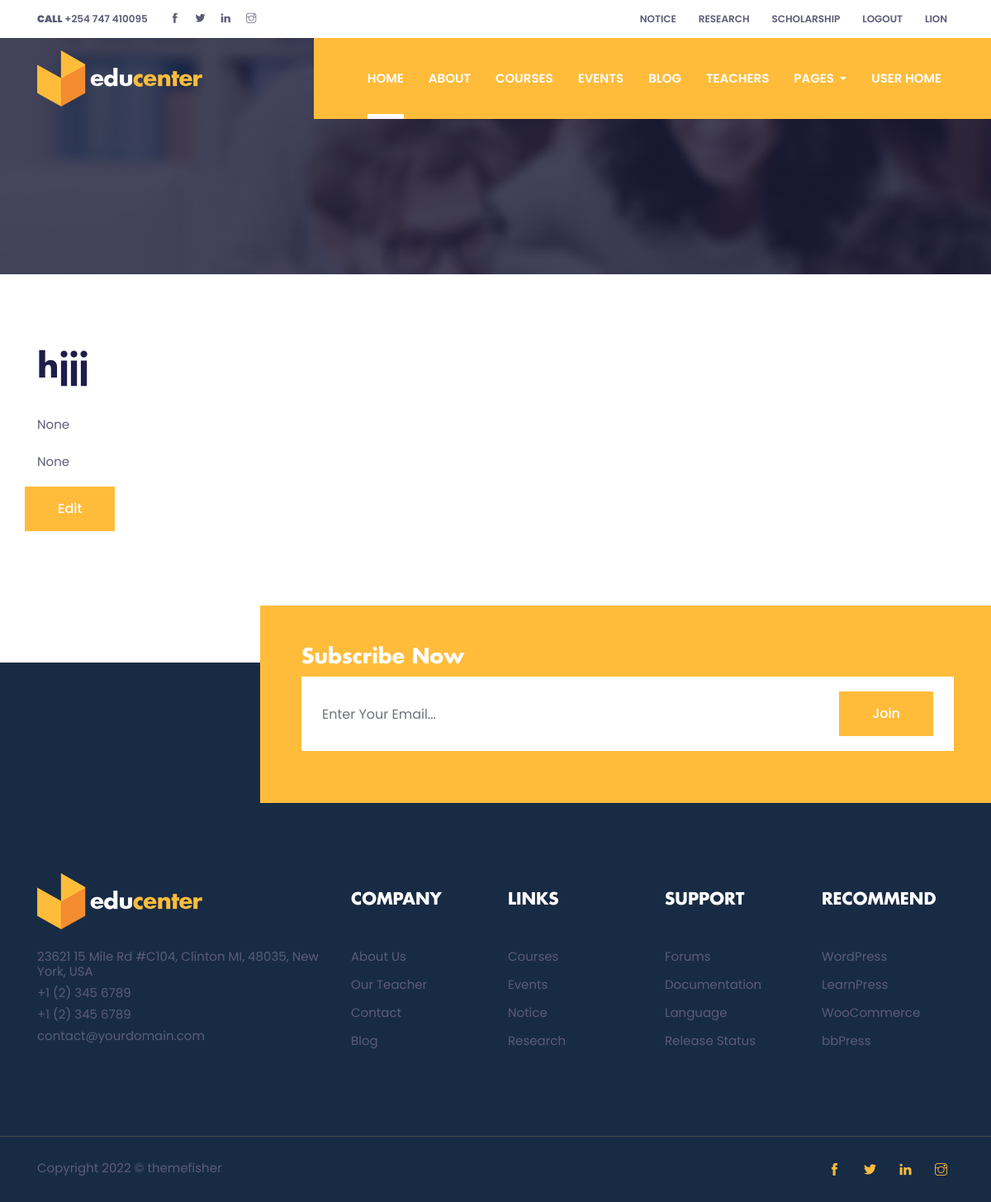
The app's page /educenter/be/interest/1/ (signed in), older data.
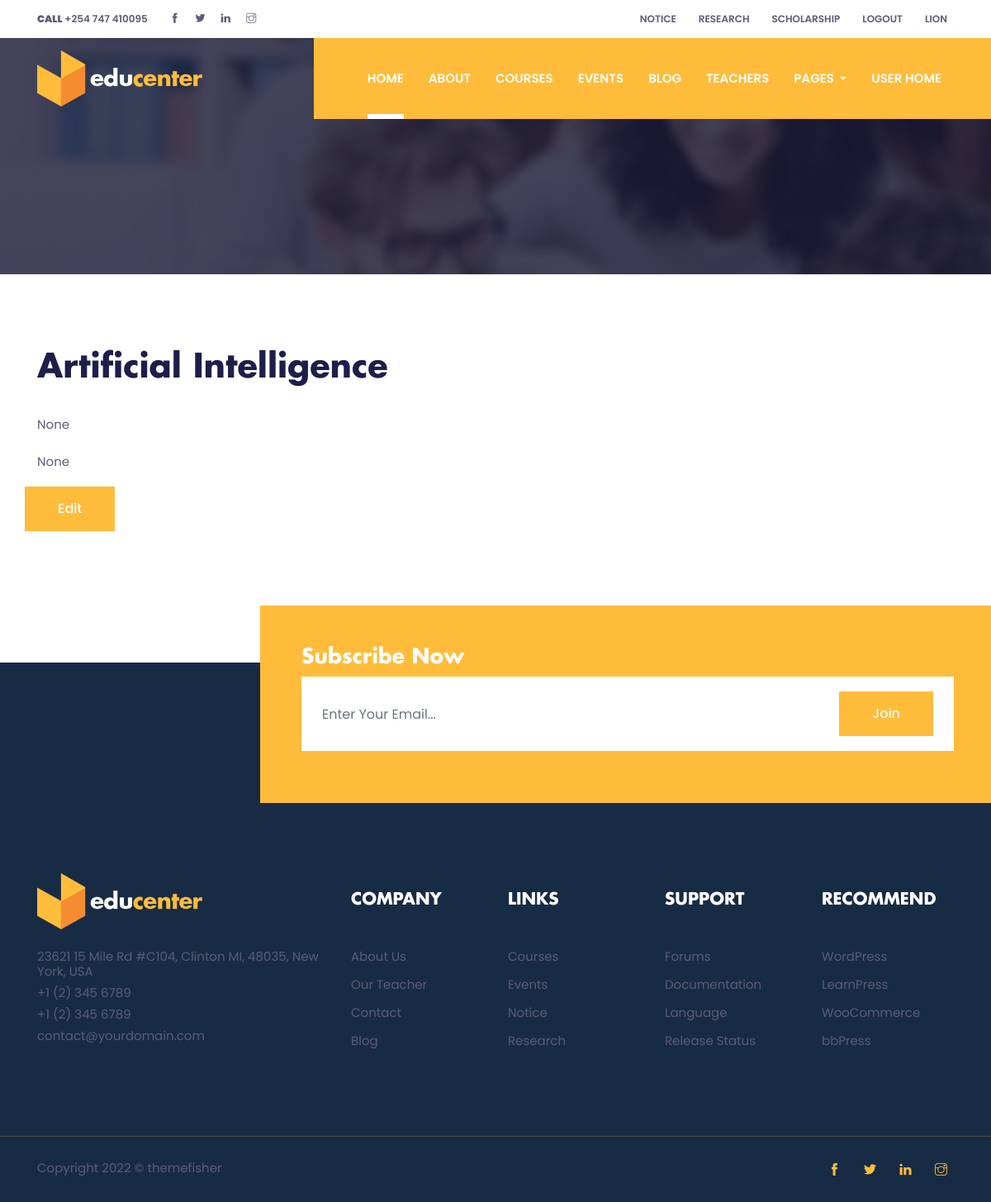
The same page, newer data.
### educenter/models.py (models this page shows, shortened)
class CommonInfo(models.Model):
    name = models.CharField(max_length=100, null=False)
    content = models.TextField(default='')
    header_about = models.ForeignKey('About', null=True, on_delete=models.CASCADE)
    class Meta:
        abstract = True
        ordering = ['id']

class Interest(CommonInfo):
    content = None
    model_name = models.CharField(max_length=100,default='interest')

### eduback/views.py (the view)
class CustomDetail(DetailView):
    @method_decorator(Decorator)
    def dispatch(self, *args, **kwargs):
        return super().dispatch(*args, **kwargs)
    def get_context_data(self, **kwargs):
        context = super().get_context_data(**kwargs)
        context['plat'] = 'backend'
        context['platd'] = 'backend-d'
        return context

### eduback/views.py (called while the page is built)
    def __call__(self, request, *args, **kwargs):
        user = request.user
        if not user.is_staff:
            return redirect('educenter:home')
        else:
            return self.func(request, *args, **kwargs)

### templates/educenter/be/detail.html (shortened to what this page needs)
{% extends 'educenter/core/base.html' %}
{% block content %}
{% include 'educenter/core/common/title.html' %}
<section class="section">
  <div class="container">
    <div class="row">
      <div class="col-12">
        <h2 class="section-title">{{object.name}}</h2>
        <p>{{object.content | slice:"0:416"}}</p>
        <p>{{object.content | slice:"416:"}}</p>
      </div>
        <a class="btn btn-primary" href="{% url plat|add:':'|add:object.model_name|add:'-edit' object.id %}">Edit</a>
    </div>
  </div>
</section>
{% endblock %}

### templates/educenter/core/base.html (shortened to what this page needs)
educenter/{% load static %}
<!DOCTYPE html>
<html lang="en">
<head>
    <head>
        <link rel="stylesheet" href=" {% static 'plugins/bootstrap/bootstrap.min.css' %} ">
        <link rel="stylesheet" href="{% static 'plugins/slick/slick.css' %}">
        <link rel="stylesheet" href="{% static 'plugins/themify-icons/themify-icons.css' %}">
        <link rel="stylesheet" href="{% static 'plugins/animate/animate.css' %}">
        <link rel="stylesheet" href="{% static 'plugins/aos/aos.css' %}">
        <link rel="stylesheet" href="{% static 'plugins/venobox/venobox.css' %}">
        <link href="{% static 'educenter/css/style.css' %}" rel="stylesheet">
    </head>
</head>
<body>
{% include "educenter/core/base/header.html" %}
{% block content %}{% endblock content %}
{% include "educenter/core/base/footer.html" %}
</body>
</html>

### templates/educenter/core/base/header.html (shortened to what this page needs)
{% load static %}
{% block header %}
<header class="fixed-top header">
  {% include 'educenter/core/base/topheader.html' %}
  <div class="navigation w-100">
    <div class="container">
      <nav class="navbar navbar-expand-lg navbar-dark p-0">
        <a class="navbar-brand" href="{% url 'educenter:home' %}"><img src="{% static 'images/logo-edu.png' %}" alt="logo"></a>
        <div class="collapse navbar-collapse" id="navigation">
        {% if plat == 'educenter' %}
        {% include 'educenter/core/base/nav.html' %}
        {% else %}
        {% include 'educenter/be/nav.html' %}
        {% endif %}
        </div>
      </nav>
    </div>
  </div>
</header>
{% endblock header %}

### templates/educenter/core/base/topheader.html (shortened to what this page needs)
  <div class="top-header py-2 bg-white">
    <div class="container">
      <div class="row no-gutters">
        <div class="col-lg-4 text-center text-lg-left">
          <a class="text-color mr-3" href="callto:+254747410095"><strong>CALL</strong> +254 747 410095</a>
          <ul class="list-inline d-inline">
            <li class="list-inline-item mx-0"><a class="d-inline-block p-2 text-color" href="#"><i class="ti-facebook"></i></a></li>
            <li class="list-inline-item mx-0"><a class="d-inline-block p-2 text-color" href="#"><i class="ti-twitter-alt"></i></a></li>
            <li class="list-inline-item mx-0"><a class="d-inline-block p-2 text-color" href="#"><i class="ti-linkedin"></i></a></li>
            <li class="list-inline-item mx-0"><a class="d-inline-block p-2 text-color" href="#"><i class="ti-instagram"></i></a></li>
          </ul>
        </div>
        <div class="col-lg-8 text-center text-lg-right">
          <ul class="list-inline">
            <li class="list-inline-item"><a class="text-uppercase text-color p-sm-2 py-2 px-0 d-inline-block" href="{% url plat|add:':notice' %}">notice</a></li>
            <li class="list-inline-item"><a class="text-uppercase text-color p-sm-2 py-2 px-0 d-inline-block" href="{% url plat|add:':research' %}">research</a></li>
            <li class="list-inline-item"><a class="text-uppercase text-color p-sm-2 py-2 px-0 d-inline-block" href="{% url plat|add:':scholarship' %}">SCHOLARSHIP</a></li>
            {% if user.is_authenticated %}
            <li class="list-inline-item"><a class="text-uppercase text-color p-sm-2 py-2 px-0 d-inline-block" href="#" data-toggle="modal" data-target="#logoutModal">logout</a></li>
            <li class="list-inline-item"><a class="text-uppercase text-color p-sm-2 py-2 px-0 d-inline-block" href="{% url 'account:profile' %}">{{user}}</a></li>
            {% endif %}
          </ul>
        </div>
      </div>
    </div>
  </div>

### templates/educenter/be/nav.html (shortened to what this page needs)
<ul class="navbar-nav ml-auto text-center">
    <li class="nav-item active">
      <a class="nav-link" href="{% url plat|add:':home' %}">Home</a>
    </li>
    <li class="nav-item @@about">
      <a class="nav-link" href="{% url plat|add:':about' %}">About</a>
    </li>
    <li class="nav-item @@courses">
      <a class="nav-link" href="{% url plat|add:':course' %}">COURSES</a>
    </li>
    <li class="nav-item @@events">
      <a class="nav-link" href="{% url plat|add:':event' %}">EVENTS</a>
    </li>
    <li class="nav-item @@blog">
      <a class="nav-link" href="{% url plat|add:':blog' %}">BLOG</a>
    </li>
    <li class="nav-item @@blog">
      <a class="nav-link" href="{% url plat|add:':teacher' %}">TEACHERS</a>
    </li>
    <li class="nav-item dropdown view">
      <a class="nav-link dropdown-toggle" href="#" id="navbarDropdown" role="button" data-toggle="dropdown"
        aria-haspopup="true" aria-expanded="false">
        Pages
      </a>
    </li>
    <li class="nav-item @@contact">
      <a class="nav-link" href="{% url 'educenter:home' %}">USER HOME</a>
    </li>
  </ul>

### templates/account/modal.html (shortened to what this page needs)
{% load static %}

### templates/educenter/core/common/title.html (shortened to what this page needs)
{% load static %}
<section class="page-title-section overlay" data-background="{% static 'images/backgrounds/page-title.jpg'%}">
  <div class="container">
    <div class="row">
      <div class="col-md-8">
        <ul class="list-inline custom-breadcrumb">
        </ul>
      </div>
    </div>
  </div>
</section>

### templates/educenter/core/base/footer.html (shortened to what this page needs)
{% load static %}
<footer>
  <div class="newsletter">
    <div class="container">
      <div class="row">
        <div class="col-md-9 ml-auto bg-primary py-5 newsletter-block">
          <h3 class="text-white">Subscribe Now</h3>
          <form action="#">
            <div class="input-wrapper">
              <input type="email" class="form-control border-0" id="newsletter" name="newsletter" placeholder="Enter Your Email...">
              <button type="submit" value="send" class="btn btn-primary">Join</button>
            </div>
          </form>
        </div>
      </div>
    </div>
  </div>
  <div class="footer bg-footer section border-bottom">
    <div class="container">
      <div class="row">
        <div class="col-lg-4 col-sm-8 mb-5 mb-lg-0">
          <a class="logo-footer" href="{% url 'educenter:home' %}"><img class="img-fluid mb-4" src="{% static 'images/logo-edu.png'%}" alt="logo"></a>
          <ul class="list-unstyled">
            <li class="mb-2">23621 15 Mile Rd #C104, Clinton MI, 48035, New York, USA</li>
            <li class="mb-2">+1 (2) 345 6789</li>
            <li class="mb-2">+1 (2) 345 6789</li>
            <li class="mb-2">contact@yourdomain.com</li>
          </ul>
        </div>
        <div class="col-lg-2 col-md-3 col-sm-4 col-6 mb-5 mb-md-0">
          <h4 class="text-white mb-5">COMPANY</h4>
          <ul class="list-unstyled">
            <li class="mb-3"><a class="text-color" href="{% url 'educenter:about' %}">About Us</a></li>
            <li class="mb-3"><a class="text-color" href="{% url 'educenter:teacher' %}">Our Teacher</a></li>
            <li class="mb-3"><a class="text-color" href="{% url 'educenter:contact' %}">Contact</a></li>
            <li class="mb-3"><a class="text-color" href="{% url 'educenter:blog' %}">Blog</a></li>
          </ul>
        </div>
        <div class="col-lg-2 col-md-3 col-sm-4 col-6 mb-5 mb-md-0">
          <h4 class="text-white mb-5">LINKS</h4>
          <ul class="list-unstyled">
            <li class="mb-3"><a class="text-color" href="{% url 'educenter:course' %}">Courses</a></li>
            <li class="mb-3"><a class="text-color" href="{% url 'educenter:event' %}">Events</a></li>
            <li class="mb-3"><a class="text-color" href="{% url 'educenter:notice' %}">Notice</a></li>
            <li class="mb-3"><a class="text-color" href="{% url 'educenter:research' %}">Research</a></li>
          </ul>
        </div>
        <div class="col-lg-2 col-md-3 col-sm-4 col-6 mb-5 mb-md-0">
          <h4 class="text-white mb-5">SUPPORT</h4>
          <ul class="list-unstyled">
            <li class="mb-3"><a class="text-color" href="#">Forums</a></li>
            <li class="mb-3"><a class="text-color" href="#">Documentation</a></li>
            <li class="mb-3"><a class="text-color" href="#">Language</a></li>
            <li class="mb-3"><a class="text-color" href="#">Release Status</a></li>
          </ul>
        </div>
        <div class="col-lg-2 col-md-3 col-sm-4 col-6 mb-5 mb-md-0">
          <h4 class="text-white mb-5">RECOMMEND</h4>
          <ul class="list-unstyled">
            <li class="mb-3"><a class="text-color" href="#">WordPress</a></li>
            <li class="mb-3"><a class="text-color" href="#">LearnPress</a></li>
            <li class="mb-3"><a class="text-color" href="#">WooCommerce</a></li>
            <li class="mb-3"><a class="text-color" href="#">bbPress</a></li>
          </ul>
        </div>
      </div>
    </div>
  </div>
  <div class="copyright py-4 bg-footer">
    <div class="container">
      <div class="row">
        <div class="col-sm-7 text-sm-left text-center">
          <p class="mb-0">Copyright
            © themefisher</p>
        </div>
        <div class="col-sm-5 text-sm-right text-center">
          <ul class="list-inline">
            <li class="list-inline-item"><a class="d-inline-block p-2" href="#"><i class="ti-facebook text-primary"></i></a></li>
            <li class="list-inline-item"><a class="d-inline-block p-2" href="#"><i class="ti-twitter-alt text-primary"></i></a></li>
            <li class="list-inline-item"><a class="d-inline-block p-2" href="#"><i class="ti-linkedin text-primary"></i></a></li>
            <li class="list-inline-item"><a class="d-inline-block p-2" href="#"><i class="ti-instagram text-primary"></i></a></li>
          </ul>
        </div>
      </div>
    </div>
  </div>
</footer>

### static/educenter/css/style.css (style rules this page uses)
body { line-height: 1.2; font-family: "Poppins", sans-serif; -webkit-font-smoothing: antialiased; font-size: 15px; color: #5c5c77; }
p, .paragraph { font-weight: 400; color: #5c5c77; font-size: 15px; line-height: 1.9; font-family: "Poppins", sans-serif; }
h1, h2, h3, h4, h5, h6 { color: #1e1e4b; font-family: "futura-bold"; font-weight: 700; line-height: 1.2; }
h2, .h2 { font-size: 40px; }
h3, .h3 { font-size: 25px; }
h4, .h4 { font-size: 20px; }
.btn { font-size: 16px; font-family: "Poppins", sans-serif; text-transform: capitalize; padding: 15px 40px; border-radius: 0; font-weight: 500; border: 0; position: relative; z-index: 1; transition: .2s ease; overflow: hidden; }
.btn::before { position: absolute; content: ""; height: 80%; width: 100%; left: 0; bottom: 10%; z-index: -1; transition: -webkit-transform .2s ease-in-out; transition: transform .2s ease-in-out; transition: transform .2s ease-in-out, -webkit-transform .2s ease-in-out; -webkit-transform-origin: top; transform-origin: top; -webkit-transform: scaleY(0); transform: scaleY(0); }
.btn-primary { background: #ffbc3b; color: #fff; }
.btn-primary::before { background: #fff; }
body { background-color: #fff; overflow-x: hidden; }
ol, ul { list-style-type: none; margin: 0px; }
img { vertical-align: middle; border: 0; }
a, a:hover, a:focus { text-decoration: none; }
a, button, select { cursor: pointer; transition: .2s ease; }
h4 { transition: .2s ease; }
.section { padding-top: 90px; padding-bottom: 90px; }
.section-title { margin-bottom: 30px; }
.overlay { position: relative; }
.overlay::before { position: absolute; content: ''; height: 100%; width: 100%; top: 0; left: 0; background: #1a1a37; opacity: .8; }
.bg-primary { background: #ffbc3b !important; }
.text-primary { color: #ffbc3b !important; }
.text-color { color: #5c5c77; }
.page-title-section { padding: 200px 0 80px; }
.top-header { font-size: 12px; transition: -webkit-transform .2s ease; transition: transform .2s ease; transition: transform .2s ease, -webkit-transform .2s ease; -webkit-transform-origin: top; transform-origin: top; font-weight: 600; }
.navigation { background: linear-gradient(to right, transparent 50%, #ffbc3b 50%); transition: .2s ease; }
.navbar-nav { padding-left: 50px; background: #ffbc3b; }
.nav-item { margin: 0 15px; position: relative; }
.nav-item .nav-link { text-transform: uppercase; font-weight: 600; }
.nav-item::before { position: absolute; left: 0; bottom: 0; height: 6px; width: 100%; content: ""; background: #fff; -webkit-transform: scaleY(0); transform: scaleY(0); -webkit-transform-origin: top; transform-origin: top; transition: -webkit-transform .3s ease; transition: transform .3s ease; transition: transform .3s ease, -webkit-transform .3s ease; }
.nav-item:hover::before, .nav-item.active::before { -webkit-transform: scaleY(1); transform: scaleY(1); -webkit-transform-origin: bottom; transform-origin: bottom; }
.navbar-dark .navbar-nav .nav-link { color: #fff; }
.navbar-dark .navbar-nav .active > .nav-link, .navbar-dark .navbar-nav .nav-link.active, .navbar-dark .navbar-nav .nav-link.show, .navbar-dark .navbar-nav .show > .nav-link { color: #fff; }
.navbar-expand-lg .navbar-nav .nav-link { padding: 40px 0px; }
.newsletter { background-image: linear-gradient(to right, transparent 50%, #ffbc3b 50%); margin-bottom: -170px; position: relative; z-index: 1; }
.newsletter-block { padding-left: 50px; }
.input-wrapper { position: relative; }
.input-wrapper button { position: absolute; right: 25px; top: 50%; -webkit-transform: translateY(-50%); transform: translateY(-50%); }
.form-control { height: 60px; background: #fff; border-radius: 0; padding-left: 25px; }
.newsletter-block .form-control { height: 90px; }
.bg-footer { background-color: #182b45; }
.logo-footer { margin-top: -20px; display: inline-block; }
.footer { border-color: #494a43 !important; padding-top: 275px; }

Row changes from the older to the newer data that the page shows:
changed Interest "None": name "hjjj" → "Artificial Intelligence"
